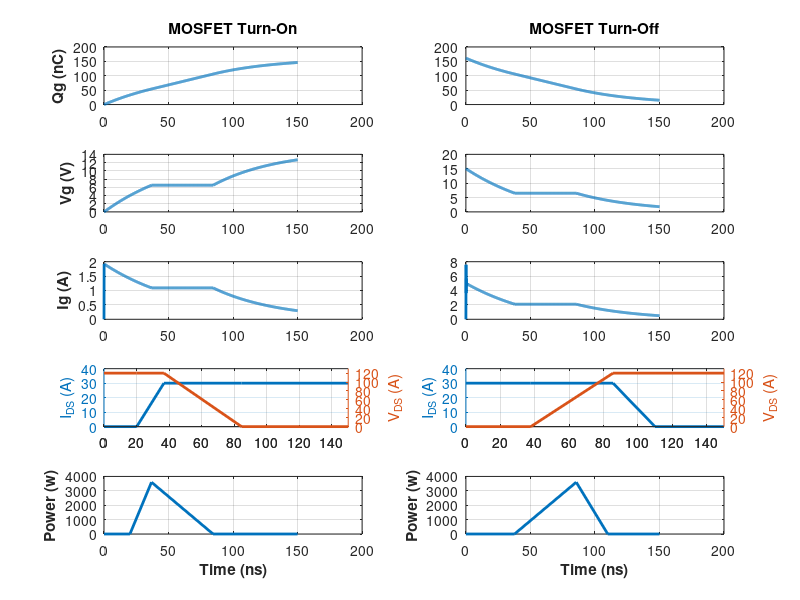

Reproduce this figure in MATLAB.

N = 4;              % Number of FETs in parallel
RdsOn = 8e-3;       % On-state resistance of the FETs
Qg_total = 161e-9;  % Total gate charge
Qgs = 54e-9;        % Gate-Source charge
Qgd = 52e-9;        % Gate-Drain charge
Vgs_th = 4;         % Threshold voltage
Vpl = 6.5;          % Plateau voltage

RgInternal = 1;     % Internal mosfet gate resistance

Vgd = 15;               % Gate drive voltage
RgExternalCharge = 6.8; % External gate resistance (charge)
RgExternalDisch  = 2.7; % External gate resistance (discharge)
VGateDiode = 0.5;        % Forward voltage of the discharge diode

Fs = 20000;    % Switching Frequency

Vbus = 120;    % Bus voltage
Vout = 30;     % Output voltage
Iavg = 30;     % Average output current

Lll = 0.002;   % Line to Line motor inductance

% ===============================================================

% Ripple Current

Iripple = (Vbus-Vout)*(Vout/Vbus)*1/Fs/Lll;

% ===============================================================

% Build a gate charge vs gate voltage profile
% (like illustrated in the datasheet)

Vgs   = [0 Vpl Vpl Vgd ];
q = [0 Qgs Qgs+Qgd Qg_total ];

% ===============================================================

% High Side Turn-On

% Solve for Gate current (Ig), Gate Voltage (Vg), and
% gate charge (Qg).

dt = 1e-10;
t = 0:dt:0.15e-6;

Ig_on = zeros(1,length(t));
Qg_on = zeros(1,length(t));
Vg_on = zeros(1,length(t));

Ig_off = zeros(1,length(t));
Qg_off = zeros(1,length(t));
Vg_off = zeros(1,length(t));

Ig_off(1) = 0;
Qg_off(1) = Qg_total;
Vg_off(1) = Vgd;


for i = 2:length(t)
    Qg_on(i) = Qg_on(i-1) + Ig_on(i-1)*dt;
    Vg_on(i) = interp1(q,Vgs,Qg_on(i));
    Ig_on(i) = (Vgd-Vg_on(i))/(RgInternal+RgExternalCharge);

    Qg_off(i) = Qg_off(i-1) - Ig_on(i-1)*dt;
    Vg_off(i) = interp1(q,Vgs,Qg_off(i));
    Ig_off(i) = (Vg_off(i)-VGateDiode-RgInternal*Ig_off(i-1))/(RgExternalDisch) ...
        + (Vg_off(i)-RgInternal*Ig_off(i-1))/(RgExternalCharge);
end

% Determine the critical times for events to start/stop
t_Vth_on = t(sum(Vg_on<Vgs_th));
t_Vpl_on= t(sum(Vg_on<Vpl));
t_Vpl2_on = t(sum(Vg_on<=Vpl));

t_Vpl2_off = t(sum(Vg_off>Vpl));
t_Vpl_off = t(sum(Vg_off>=Vpl));
t_Vth_off = t(sum(Vg_off>Vgs_th));

% Determine the duration of those peroids
tri = t_Vpl_on-t_Vth_on;
tfv = t_Vpl2_on-t_Vpl_on;

trv = t_Vpl_off - t_Vpl2_off;
tfi = t_Vth_off - t_Vpl2_off;

time_on  = [ 0 t_Vth_on t_Vpl_on t_Vpl2_on max(t) ];
Ids_on   = [ 0 0 Iavg Iavg Iavg ];
Vds_on   = [ Vbus Vbus Vbus 0 0 ];
P_on     = Ids_on .* Vds_on;

time_off  = [ 0 t_Vpl2_off t_Vpl_off t_Vth_off max(t) ];
Ids_off   = [ Iavg Iavg Iavg 0 0 ];
Vds_off   = [ 0 0 Vbus Vbus Vbus ];
P_off     = Ids_off .* Vds_off;

P_high_on = Vbus*Iavg*0.5*tri*Fs + Vbus*Iavg*0.5*tfv*Fs;
P_high_off = Vbus*Iavg*0.5*trv*Fs + Vbus*Iavg*0.5*tfi*Fs;

% Plot the Results
figure;
subplot(521);
plot(t.*1e9,Qg_on.*1e9,'linewidth',2);
ylabel('Qg (nC)','fontweight','bold');
title('MOSFET Turn-On','fontweight','bold');
grid on;

subplot(522);
plot(t.*1e9,Qg_off.*1e9,'linewidth',2);
title('MOSFET Turn-Off','fontweight','bold');
grid on;

subplot(523);
plot(t.*1e9,Vg_on,'linewidth',2);
ylabel('Vg (V)','fontweight','bold');
grid on;

subplot(524);
plot(t.*1e9,Vg_off,'linewidth',2);
grid on;

subplot(525);
plot(t.*1e9,Ig_on,'linewidth',2);
ylabel('Ig (A)','fontweight','bold');
grid on;

subplot(526);
plot(t.*1e9,Ig_off,'linewidth',2);
grid on;

subplot(527);
[AX, H1, H2] = plotyy(time_on.*1e9,Ids_on,time_on.*1e9,Vds_on);
set(H1,'linewidth',2);
set(H2,'linewidth',2);
set(get(AX(1),'Ylabel'),'String','I_{DS} (A)') 
set(get(AX(2),'Ylabel'),'String','V_{DS} (A)') 
set(AX(1),'YLim',[0 Iavg+10]) 
set(AX(2),'YLim',[0 Vbus+10]) 
grid on;

subplot(528);
[AX, H1, H2] = plotyy(time_off.*1e9,Ids_off,time_off.*1e9,Vds_off);
set(H1,'linewidth',2);
set(H2,'linewidth',2);
set(get(AX(1),'Ylabel'),'String','I_{DS} (A)') 
set(get(AX(2),'Ylabel'),'String','V_{DS} (A)') 
set(AX(1),'YLim',[0 Iavg+10]) 
set(AX(2),'YLim',[0 Vbus+10]) 
grid on;

subplot(5,2,9);
plot(time_on.*1e9,P_on,'linewidth',2);
ylabel('Power (w)','fontweight','bold');
xlabel('Time (ns)','fontweight','bold');
grid on;

subplot(5,2,10);
plot(time_off.*1e9,P_off,'linewidth',2);
ylabel('Power (w)','fontweight','bold');
xlabel('Time (ns)','fontweight','bold');
grid on;

% loss types:
% 1) switching loss
% 2) gate driver loss
% 3) reverse recovery loss
% 4) conduction loss




% The first thing we can calculate is the loss due to gate drive
% current:

%P_gate_drive = trapz(t,Ig*Vgd)*N*6*Fs;
%fprintf('Ripple Current: %.3f A\n',Iripple);
